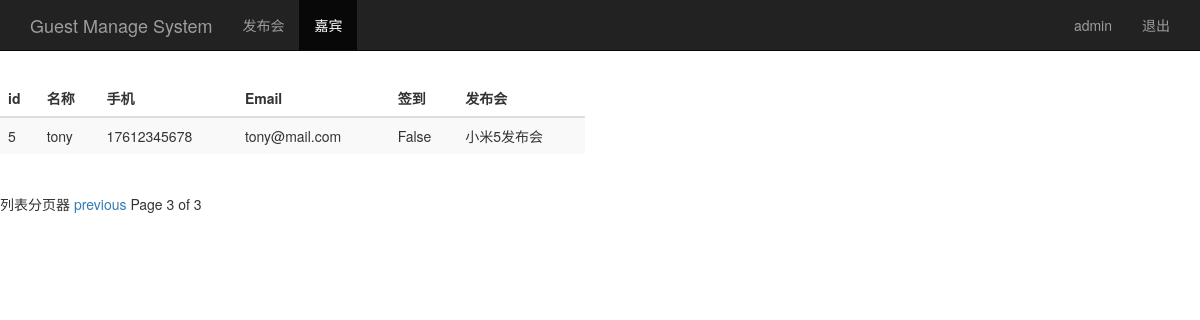
/guest_manage/?page=3 (signed in), run on an earlier commit of the app's database.
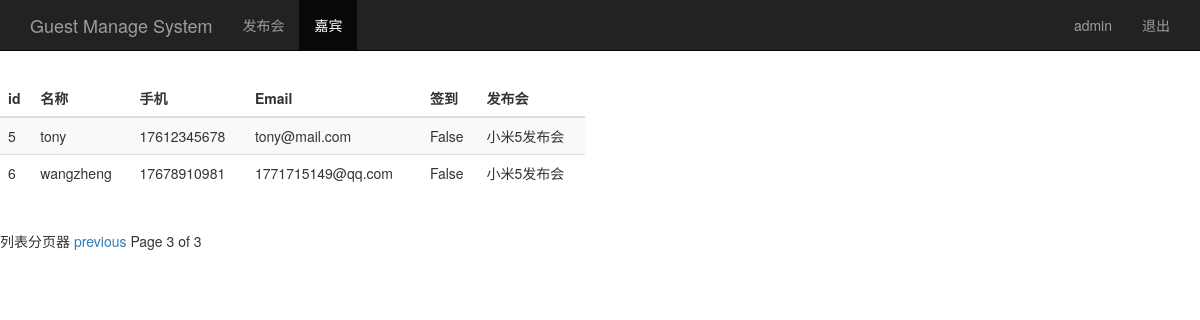
And on a later commit of the database.
### sign/models.py (models this page shows, shortened)
class Guest(models.Model):
    event = models.ForeignKey('Event',on_delete=models.CASCADE)
    realname = models.CharField(max_length=64)
    phone = models.CharField(max_length=16)
    email = models.EmailField()
    sign = models.BooleanField()
    creat_time = models.DateTimeField(auto_now=True)
    class Meta:
        unique_together = ("event","phone")

class Event(models.Model):
    name = models.CharField(max_length=100)
    limit = models.IntegerField()
    status = models.BooleanField()
    address = models.CharField(max_length=200)
    start_time = models.DateTimeField('events time')
    create_time = models.DateTimeField(auto_now=True)
    def __str__(self):
        return self.name

### sign/views.py (the view)
# urls.py: url(r'^guest_manage/$', views.guest_manage),
@login_required
def guest_manage(request):
    username = request.session.get('user','')
    guest_list = Guest.objects.all().order_by('id')
    paginator = Paginator(guest_list,2)
    page = request.GET.get('page')
    try:
        contacts = paginator.page(page)
    except PageNotAnInteger:
        contacts = paginator.page(1)
    except EmptyPage:
        contacts = paginator.page(paginator.num_pages)
    return render(request,'guest_manage.html',{'user':username,'guests':contacts})

### sign/templates/guest_manage.html (shortened to what this page needs)
<!DOCTYPE html>
<html lang="zh-CN">
	<head>
	    {% load bootstrap3 %}
	    {% bootstrap_css %}
	</head>
	<body role="document">
		<nav class="navbar navbar-inverse navbar-fixed-top">
			<div class="container">
				<div class="navbar-header">
					<a class="navbar-brand" href="/event_manage/">Guest Manage System</a>
				</div>
				<div id="navbar" class="collapse navbar-collapse">
					<ul class="nav navbar-nav">
						<li><a href="/guest_manage/">发布会</a></li>
						<li class="active"><a href="#">嘉宾</a></li>
					</ul>
					<ul class="nav navbar-nav navbar-right">
						<li><a href="#">{{user}}</a></li>
						<li><a href="/logout/">退出</a></li>
					</ul>
				</div>
			</div>
		</nav>
		<div class="row" style="padding-top: 80px;">
			<div class="col-md-6">
				<table class="table table-striped">
					<thead>
						<tr>
							<th>id</th><th>名称</th><th>手机</th><th>Email</th><th>签到</th><th>发布会</th>
						</tr>
					</thead>
					<tbody>
						{% for guest in guests %}
							<tr>
								<td>{{ guest.id }}</td>
								<td>{{ guest.realname }}</td>
								<td>{{ guest.phone }}</td>
								<td>{{ guest.email }}</td>
								<td>{{ guest.sign }}</td>
								<td>{{ guest.event }}</td>
							</tr>
						{% endfor %}
					</tbody>
				</table>
			</div>
		</div>
		列表分页器
		<div class="pagination">
			<span class="step-links">
				{% if guests.has_previous %}
					<a href="?page={{ guests.previous_page_number }}">previous</a>
				{% endif %}
					<span class="current">
						Page {{ guests.number }} of {{ guests.paginator.num_pages}}
					</span>
			</span>
		</div>
	</body>
</html>

What changed in the data, as far as the page shows it:
added Guest: id "6", realname "wangzheng", phone "17678910981", email "1771715149@qq.com", sign "False", event "小米5发布会"
